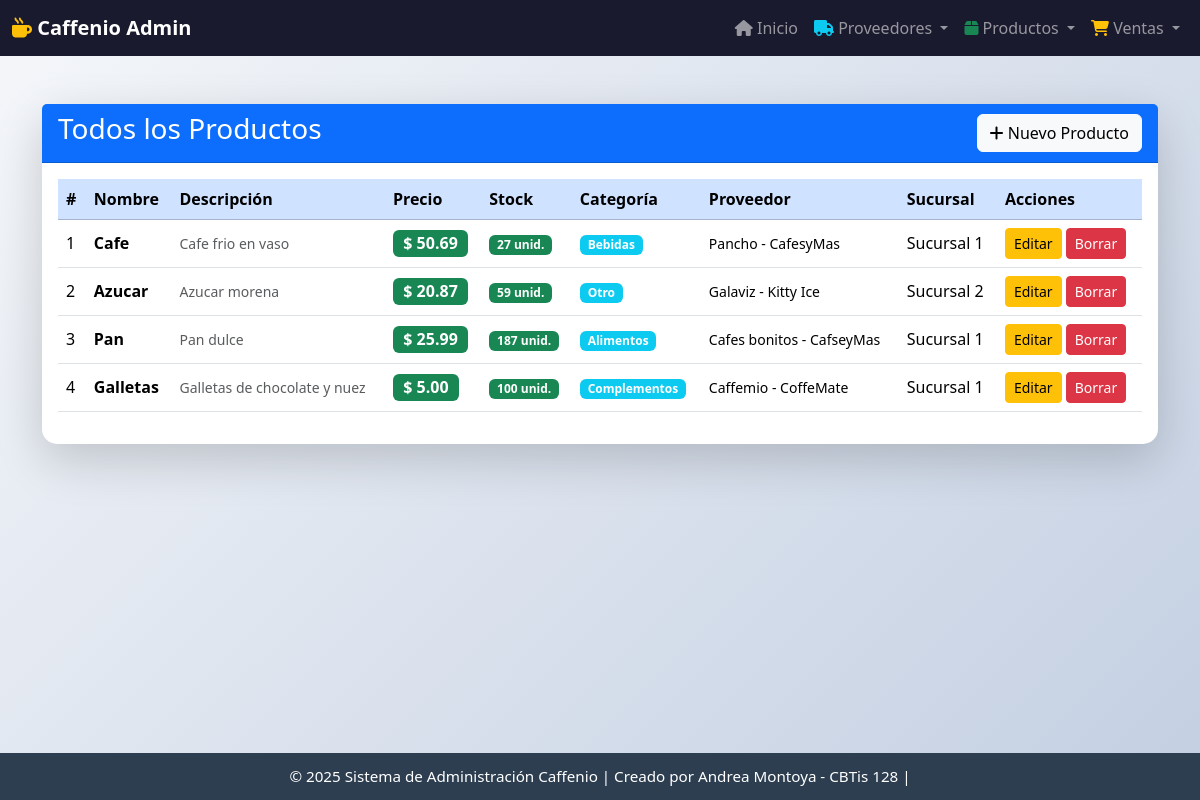
/productos/, run on the app's committed database.
### app_Caffenio/models.py (models this page shows, shortened)
class Producto(models.Model):
    nombre = models.CharField(max_length=100)
    descripcion = models.TextField()
    precio = models.DecimalField(max_digits=10, decimal_places=2)
    stock = models.IntegerField()
    categoria = models.CharField(
        max_length=50,
        choices=[
            ('bebidas', 'Bebidas'),
            ('alimentos', 'Alimentos'),
            ('complementos', 'Complementos'),
            ('otro', 'Otro')
        ]
    )
    proveedor = models.ForeignKey(
        Proveedor,
        on_delete=models.CASCADE,
        related_name='productos'
    )
    sucursal = models.CharField(
        max_length=50,
        choices=[
            ('Sucursal 1', 'Sucursal 1'),
            ('Sucursal 2', 'Sucursal 2')
        ]
    )

class Proveedor(models.Model):
    nombre = models.CharField(max_length=100)
    empresa = models.CharField(max_length=100)
    telefono = models.CharField(max_length=20)
    correo = models.EmailField()
    direccion = models.CharField(max_length=200)
    pais = models.CharField(max_length=50)
    tipo_producto = models.CharField(
        max_length=50,
        choices=[
            ('bebidas', 'Bebidas'),
            ('alimentos', 'Alimentos'),
            ('complementos', 'Complementos')
        ]
    )

### app_Caffenio/views.py (the view)
# urls.py: path('productos/', views.ver_productos, name='ver_productos'),
def ver_productos(request):
    productos = Producto.objects.all()
    return render(request, 'producto/ver_producto.html', {'productos': productos})

### app_Caffenio/templates/producto/ver_producto.html (shortened to what this page needs)
{% extends 'base.html' %}
{% block content %}
<div class="card shadow-lg mt-4">
    <div class="card-header bg-primary text-white d-flex justify-content-between align-items-center">
        <h3>Todos los Productos</h3>
        <a href="{% url 'agregar_producto' %}" class="btn btn-light">
            <i class="fas fa-plus"></i> Nuevo Producto
        </a>
    </div>
    <div class="card-body">
        <div class="table-responsive">
            <table class="table table-hover align-middle">
                <thead class="table-primary">
                    <tr>
                        <th>#</th>
                        <th>Nombre</th>
                        <th>Descripción</th>
                        <th>Precio</th>
                        <th>Stock</th>
                        <th>Categoría</th>
                        <th>Proveedor</th>
                        <th>Sucursal</th>
                        <th>Acciones</th>
                    </tr>
                </thead>
                <tbody>
                    {% for p in productos %}
                    <tr>
                        <td>{{ forloop.counter }}</td>
                        <td><strong>{{ p.nombre }}</strong></td>
                        <td>
                            <small class="text-muted">
                                {% if p.descripcion %}
                                    {{ p.descripcion|truncatewords:8 }}
                                {% else %}
                                    <em>Sin descripción</em>
                                {% endif %}
                            </small>
                        </td>
                        <td><span class="badge bg-success fs-6">$ {{ p.precio }}</span></td>
                        <td>
                            <span class="badge {% if p.stock > 10 %}bg-success{% elif p.stock > 0 %}bg-warning{% else %}bg-danger{% endif %}">
                                {{ p.stock }} unid.
                            </span>
                        </td>
                        <td>
                            <span class="badge bg-info">{{ p.get_categoria_display }}</span>
                        </td>
                        <td><small>{{ p.proveedor.nombre }} - {{ p.proveedor.empresa }}</small></td>
                        <td>{{ p.sucursal }}</td>
                        <td>
                            <a href="{% url 'actualizar_producto' p.id %}" class="btn btn-warning btn-sm">Editar</a>
                            <a href="{% url 'borrar_producto' p.id %}" class="btn btn-danger btn-sm">Borrar</a>
                        </td>
                    </tr>
                    {% endfor %}
                </tbody>
            </table>
        </div>
    </div>
</div>
{% endblock %}

### app_Caffenio/templates/base.html (shortened to what this page needs)
<!DOCTYPE html>
<html lang="es">
<head>
    <link href="https://cdn.jsdelivr.net/npm/bootstrap@5.3.3/dist/css/bootstrap.min.css" rel="stylesheet">
    <link href="https://cdnjs.cloudflare.com/ajax/libs/font-awesome/6.5.0/css/all.min.css" rel="stylesheet">
</head>
<body>
    {% include 'navbar.html' %}
    <div class="container">
        {% block content %}{% endblock %}
    </div>
    {% include 'footer.html' %}
</body>
</html>

### app_Caffenio/templates/navbar.html (shortened to what this page needs)
<nav class="navbar navbar-expand-lg navbar-dark fixed-top" style="background: #1a1a2e;">
    <div class="container-fluid">
        <a class="navbar-brand fw-bold" href="{% url 'inicio' %}">
            <i class="fas fa-mug-hot text-warning"></i> Caffenio Admin
        </a>
        <div class="collapse navbar-collapse" id="navbarNav">
            <ul class="navbar-nav ms-auto">
                <li class="nav-item"><a class="nav-link" href="{% url 'inicio' %}"><i class="fas fa-home"></i> Inicio</a></li>
                <li class="nav-item dropdown">
                    <a class="nav-link dropdown-toggle" href="#" role="button" data-bs-toggle="dropdown">
                        <i class="fas fa-truck text-info"></i> Proveedores
                    </a>
                </li>
                <li class="nav-item dropdown">
                    <a class="nav-link dropdown-toggle" href="#" role="button" data-bs-toggle="dropdown">
                        <i class="fas fa-box text-success"></i> Productos
                    </a>
                </li>
                <li class="nav-item dropdown">
                    <a class="nav-link dropdown-toggle" href="#" role="button" data-bs-toggle="dropdown">
                        <i class="fas fa-shopping-cart text-warning"></i> Ventas
                    </a>
                </li>
            </ul>
        </div>
    </div>
</nav>

### app_Caffenio/templates/footer.html (shortened to what this page needs)
<div class="fixed-footer">
    © 2025 Sistema de Administración Caffenio |
    Creado por Andrea Montoya - CBTis 128 |
</div>

### app_Caffenio/templates/base.html (style rules this page uses)
body { background: linear-gradient(135deg, #f5f7fa 0%, #c3cfe2 100%); min-height: 100vh; padding-top: 80px; padding-bottom: 80px; }
.card { border-radius: 15px; border: none; }
.fixed-footer { position: fixed; bottom: 0; width: 100%; background: #2c3e50; color: white; text-align: center; padding: 12px 0; font-size: 0.95em; z-index: 1000; }

### data on the page
Producto: nombre "Cafe", descripcion "Cafe frio en vaso", precio "50.69", stock "27", categoria "Bebidas", proveedor.nombre "Pancho", proveedor.empresa "CafesyMas", sucursal "Sucursal 1"
Producto: nombre "Azucar", descripcion "Azucar morena", precio "20.87", stock "59", categoria "Otro", proveedor.nombre "Galaviz", proveedor.empresa "Kitty Ice", sucursal "Sucursal 2"
Producto: nombre "Pan", descripcion "Pan dulce", precio "25.99", stock "187", categoria "Alimentos", proveedor.nombre "Cafes bonitos", proveedor.empresa "CafseyMas", sucursal "Sucursal 1"
Producto: nombre "Galletas", descripcion "Galletas de chocolate y nuez", precio "5.00", stock "100", categoria "Complementos", proveedor.nombre "Caffemio", proveedor.empresa "CoffeMate", sucursal "Sucursal 1"
